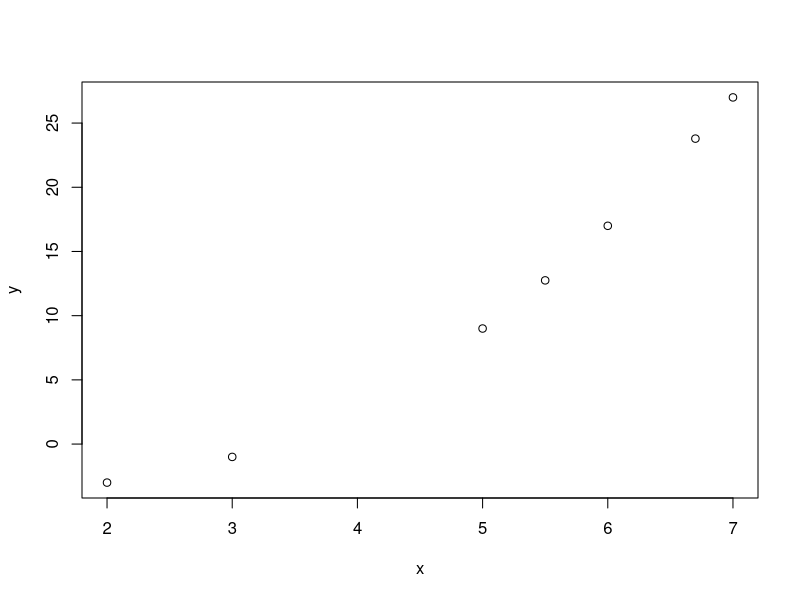
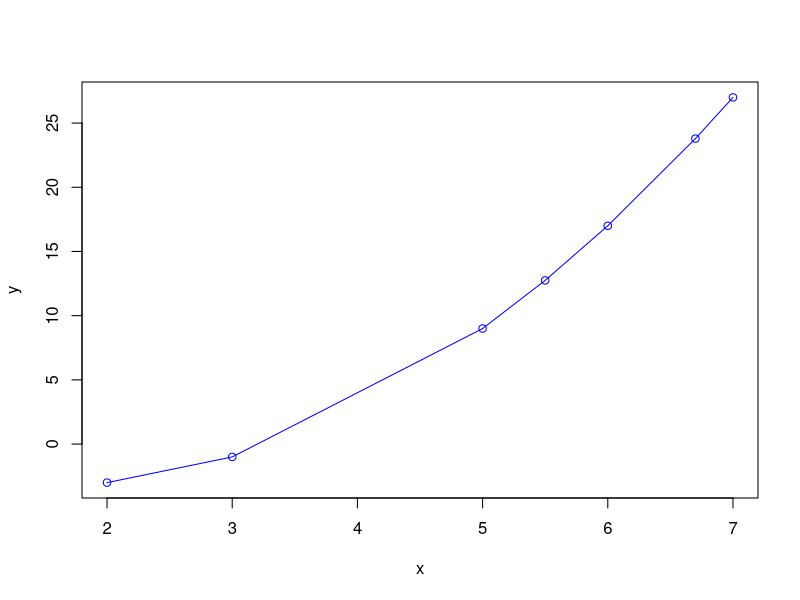
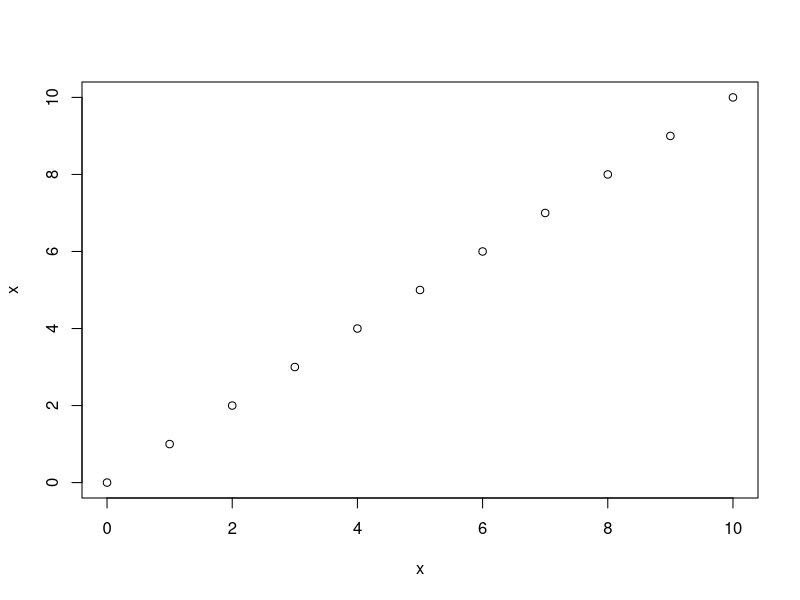
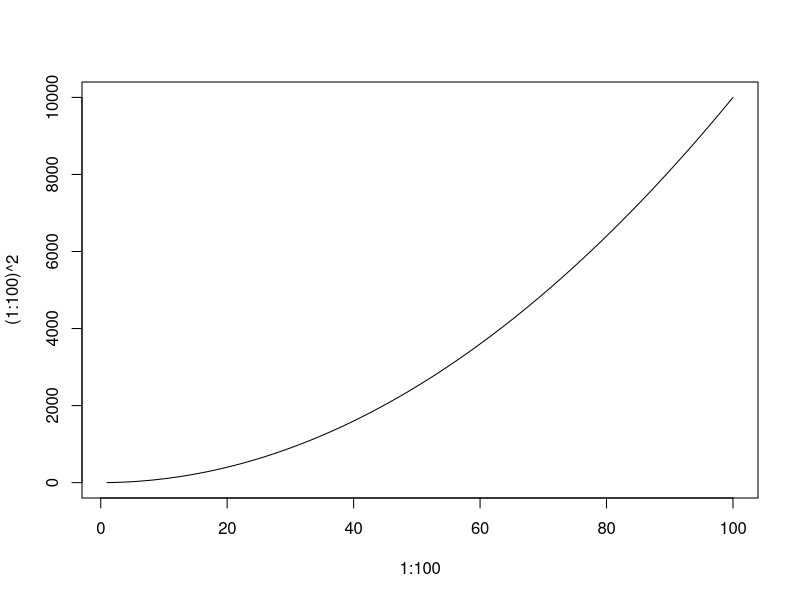
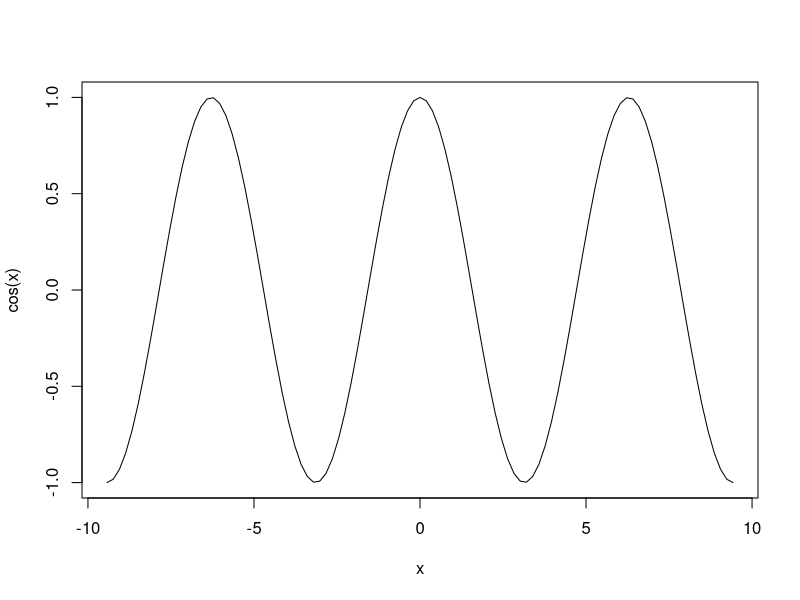
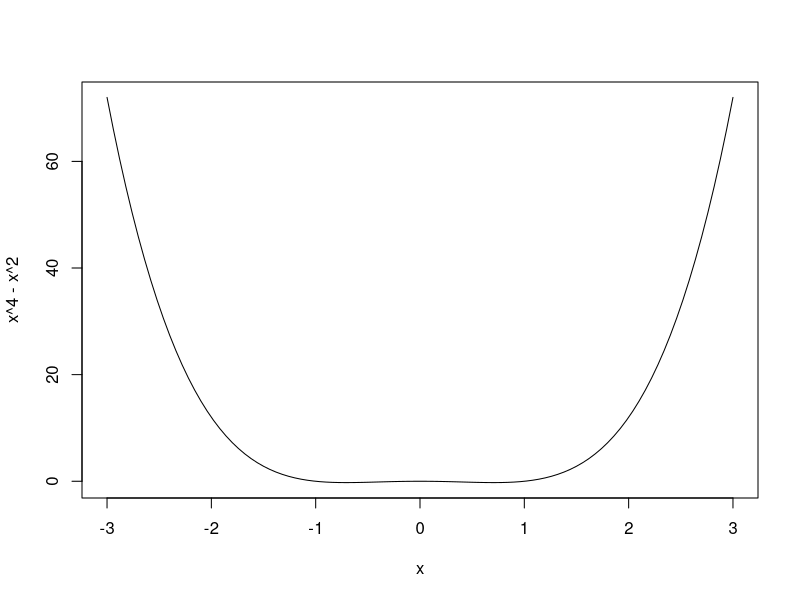
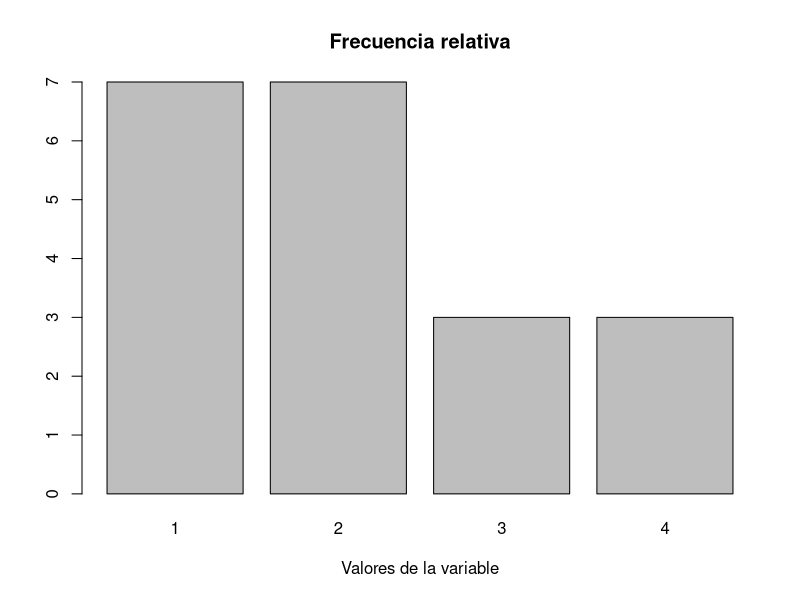
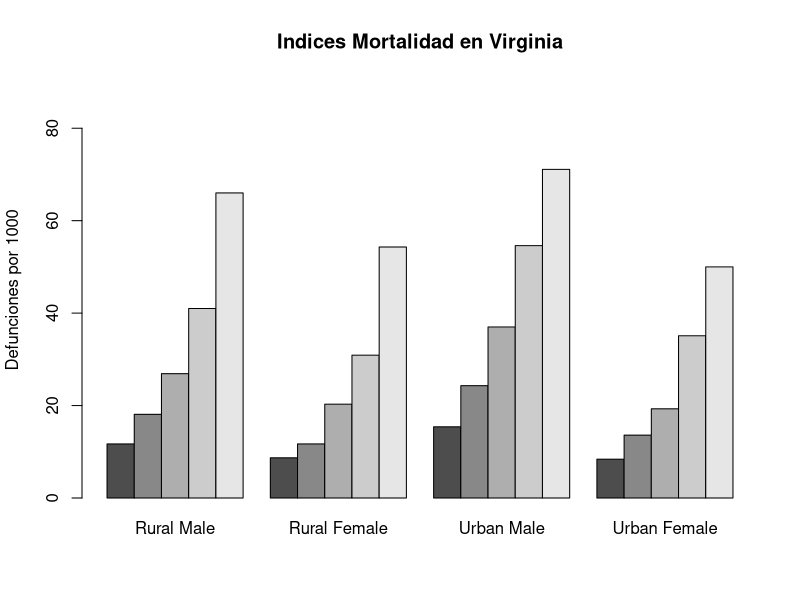

Generate these figures, in order, with R:
## ---- chunk 1
options(htmltools.dir.version = FALSE)
knitr::opts_chunk$set(fig.align = "center", cache = TRUE)
## ---- chunk 2
x<-c(2,3,5,5.5,6,6.7,7)
y <- x^2-3*x-1
plot(x,y) # Por defecto nos dibuja los puntos
## ---- chunk 3
plot(x,y, type = "o", col = "blue") # Con la opción `type` y `col` trazamos una línea y cambiamos el color
## ---- chunk 4
x<-seq(-10,10)
x
## ---- chunk 5
plot(x,x,xlim=c(0,10),ylim=c(0,10))
## ---- chunk 6
plot(1:100,(1:100)^2,type="l")
## ---- chunk 7
curve(expr=cos, from=-3*pi, to=3*pi) # el argumento `expr`puede ser como se expresa una función
## ---- chunk 8
curve(x^4-x^2, -3,3)
## ---- chunk 9
x<-c(1,2,3,1,2,1,2,4,1,3,2,4,1,2,3,1,2,4,2,1)
# Calculamos la frecuencia acumulada de cada una de las variables
table(x)
frec.x<-table(x)
# Creamos el diagrama de barras con las leyendas
## ---- chunk 10
barplot(frec.x, main="Frecuencia relativa", xlab="Valores de la variable")
## ---- chunk 11
barplot(VADeaths, beside=TRUE, ylim=c(0,90),
        ylab="Defunciones por 1000", main="Indices Mortalidad en Virginia")
## ---- chunk 12
# Diagrama de sectores simple
muestra <- c(15, 12,4, 16, 8)
paises<- c("USA", "Inglaterra", "Australia", "Alemania", "Francia")
## ---- chunk 13
pie(muestra, labels = paises, main="Diagrama de sectores de países")
## ---- chunk 14
tiempo <- read.table("tiempo.txt", header = T)
names(tiempo)
attach(tiempo) # Para poder manejarlas sin hacer referencia al dataframe
## ---- chunk 15
boxplot(maxima)
## ---- chunk 16
boxplot(minima)
## ---- chunk 17
# Representamos un histograma de la variable x, con x 1000 datos normales
x<-rnorm(1000)
## ---- chunk 18
hist(x)
## ---- chunk 19
# creamos 13 intervalos (12 puntos de corte), de color azul y lineas rosas
hist(x, freq = FALSE, breaks = 12, col="lightblue", border="pink")
## ---- chunk 20
# creamos 4 intervalos (3 puntos de corte), de color azul y lineas rosas
hist(x, freq = FALSE, breaks = 3, col="red", border="green")
## ---- chunk 21
x<-rnorm(1000)
## ---- chunk 22
hist(x,col="red",freq=F,xlim=c(-5,5))
curve(dnorm(x),-5,5,add=T,col="blue")
## ---- chunk 23
X<-rnorm(1000)
A<-rnorm(1000)
qqplot(X,A,main="A y X proceden de Gausiana")
abline(0,1)
## ---- chunk 24
B<-rnorm(1000,mean=3,sd=2)
qqplot(X,B,main="X y B proceden de Gausianas distintas")
abline(0,1)
## ---- chunk 25
C <- rt(1000, df = 2)
qqplot (X, C, main = "C tiene colas suaves")
abline(0,1)
## ---- chunk 26
D <- exp(rnorm(1000))
qqplot(X, D, main = "D tiene asimetría")
abline(0,1)
## ---- chunk 27

soporte<-c(1:6) #El soporte de la variable es el conjunto { 1, 2, 3, 4, 5, 6}

fmp<- c(1/6, 1/6, 1/6, 1/6, 1/6, 1/6) #la fmp es la probabilidad de cada valor del soporte
## ---- chunk 28
plot(soporte, fmp, xlab = "Resultados", ylab = "Probabilidad", col="red", pch = 16)
## ---- chunk 29
bern<-c(0,1) # 0 es cara y 1 es cruz
# La f.m.p. es:
fmp<-c(1/2,1/2)
# Su gráfica es:
barplot(bern, fmp, col="red")
## ---- chunk 30
# sea una variable aleatoria Binomial B(n=7, p=0.8)

varbinom<-c(0,1,2,3,4,5,6,7)

fmp<-c(dbinom(0,7,0.8),dbinom(1,7,0.8),dbinom(2,7,0.8), dbinom(3,7,0.8),dbinom(4,7,0.8),dbinom(5,7,0.8),
       dbinom(6,7,0.8),dbinom(7,7,0.8))
## ---- chunk 31
plot(varbinom ,fmp,col="green", type = "l")

# plot(varbinom, dbinom(varbinom, 7, 0.8), col="red", type = "l")

## ---- chunk 32
N <- 1000
n <- 10
p <- .5
x <- rbinom(N,n,p)
## ---- chunk 33
hist(x, xlim = c(min(x), max(x)), probability = TRUE, 
     nclass = max(x) - min(x) + 1, 
     col = 'lightblue',
     main = 'Binomial distribution, n=10, p=.5')
lines(density(x, bw=1), col = 'red', lwd = 3)
## ---- chunk 34
# Vector con los "n" elementos. La probabilidad ya nos la dan: 58/92=

soporte <- c(0, 1, 2, 3, 4)

# Si nos pidiesen la probabilidad de que sorteada al azar, 4 objetos, todos sean adjudicados a mujeres, vendría dada por:

dbinom(4, 4, 58/92)

# Si nos pidiesen la probabilidad de que ninguno sea djudicado a una mujer:
  
dbinom(0, 4, 58/92)
## ---- chunk 35

x<-soporte
y<-dbinom(x,4,58/92)
barplot(x,y,col="red")
# plot(x,y,col="red",pch=15)
# plot(x,y,col="red",pch=16)

## ---- chunk 36
N <- 10000
x <- rpois(N, 1)
## ---- chunk 37
hist(x, 
     xlim=c(min(x),max(x)), probability=T, nclass=max(x)-min(x)+1, 
     col='lightblue',
     main='Distribución de Poisson, lambda=1')
lines(density(x,bw=1), col='red', lwd=3)
## ---- chunk 38
pnorm(2.1, 2, 0.5) - pnorm(1.9, 2, 0.5)
## ---- chunk 39
Q3 = qnorm(0.75, 15.1, 0.3)
## ---- chunk 40
1-pnorm(1.5, 1.27, 0.24)

## ---- chunk 41
p90=qnorm(0.9,1.27,0.24)

## ---- chunk 42
data(airquality)
#airquality$Ozone
n<-length(na.omit(airquality$Ozone))
alfa<-0.07
radio<-qt(1-alfa/2,n-1)*sqrt(var(airquality$Ozone, na.rm=TRUE))/sqrt(n)
ExtSupIntervalo<-mean(airquality$Ozone,na.rm=TRUE)+radio
ExtInfIntervalo<-mean(airquality$Ozone,na.rm=TRUE)-radio
ExtInfIntervalo
ExtSupIntervalo

## ---- chunk 43
data(airquality)
#airquality$Ozone
n<-length(na.omit(airquality$Ozone))
alfa<-0.04
radio<-qnorm(1-alfa/2)*sqrt(var(airquality$Ozone, na.rm=TRUE))/sqrt(n)
ExtSupIntervalo<-mean(airquality$Ozone,na.rm=TRUE)+radio
ExtInfIntervalo<-mean(airquality$Ozone,na.rm=TRUE)-radio
ExtInfIntervalo
ExtSupIntervalo

